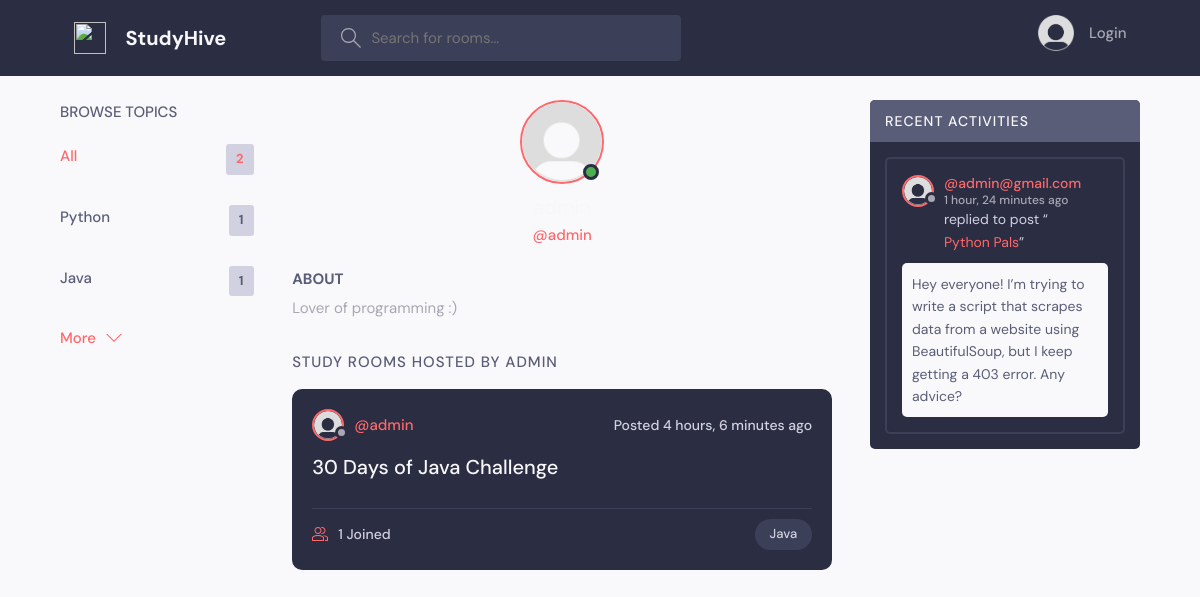
The app's page /profile/1 with its own data.
### base/models.py (models this page shows, shortened)
class Topic(models.Model):
  name = models.CharField(max_length=200)

class User(AbstractUser):
  name = models.CharField(max_length=200, null=True)
  email = models.EmailField(unique=True, null=True)
  bio = models.TextField(null=True)
  avatar = models.ImageField(null=True, default="avatar.png")
  USERNAME_FIELD = 'email'
  REQUIRED_FIELDS = []

class Room(models.Model):
  host = models.ForeignKey(User, on_delete=models.SET_NULL, null=True)
  topic = models.ForeignKey(Topic, on_delete=models.SET_NULL, null=True)
  name = models.CharField(max_length=200)
  description = models.TextField(null=True, blank=True)
  participants = models.ManyToManyField(User, related_name='participants', blank=True)
  updated = models.DateTimeField(auto_now=True)
  created = models.DateTimeField(auto_now_add=True)
  class Meta:
    ordering = ['-updated', '-created']
  def __str__(self):
    return self.name

class Message(models.Model):
  user = models.ForeignKey(User, on_delete=models.CASCADE)
  room = models.ForeignKey(Room, on_delete=models.CASCADE)
  body = models.TextField()
  updated = models.DateTimeField(auto_now=True)
  created = models.DateTimeField(auto_now_add=True)
  class Meta:
    ordering = ['-updated', '-created']

### base/views.py (the view)
# urls.py: path('profile/<str:pk>', views.user_profile, name="user-profile"),
def user_profile(request, pk):
  user = User.objects.get(id=pk)
  rooms = user.room_set.all()
  room_messages = user.message_set.all()
  topics = Topic.objects.all()
  context={'user':user, 'rooms':rooms, 'room_messages':room_messages, 'topics':topics}
  return render(request, 'base/profile.html',context)

### base/templates/base/profile.html (shortened to what this page needs)
{% extends 'main.html' %}
{% block content %}
  <main class="profile-page layout layout--3">
    <div class="container">
      {% include 'base/topics_component.html' %}
      <div class="roomList">
        <div class="profile">
          <div class="profile__avatar">
            <div class="avatar avatar--large active">
              <img src="{{user.avatar.url}}" />
            </div>
          </div>
          <div class="profile__info">
            <h3>{{user.username}}</h3>
            <p>@{{user.username}}</p>
          </div>
          <div class="profile__about">
            <h3>About</h3>
            {% if user.bio %}
              <p>{{ user.bio }}</p>
            {% else %}
               <p>{{ user.name }} hasn't made a bio yet.</p>
           {% endif %}
          </div>
        </div>
        <div class="roomList__header">
          <div>
            <h2>Study Rooms Hosted by {{user.username}}</a>
            </h2>
          </div>
        </div>
        {% include 'base/feed_component.html'%}
      </div>
      {% include 'base/activity_component.html'%}
    </div>
  </main>
{% endblock %}

### templates/main.html (shortened to what this page needs)
<!DOCTYPE html>
{% load static %}
<html lang="en">
  <head>
    <link rel="stylesheet" href="{% static 'styles/style.css' %}" />
  </head>
  <body>
      {% include 'navbar.html' %}
      {% block content %}
      {% endblock %}
  </body>
</html>

### templates/navbar.html (shortened to what this page needs)
{% load static %}
<header class="header header--loggedIn">
  <div class="container">
    <a href="{% url 'home' %}" class="header__logo">
      <img src="{% static 'images/assets/logo.svg' %}" />
      <h1>StudyHive</h1>
    </a>
    <form class="header__search" method="GET" action="{% url 'home'%}">
      <label>
        <input name="q" placeholder="Search for rooms..." />
      </label>
    </form>
    <nav class="header__menu">
 {% if request.user.is_authenticated %}
      <div class="header__user">
        <a href="{% url 'update-user' %}">
          <div class="avatar avatar--medium active">
            <img src="{{request.user.avatar.url}}" />
          </div>
          <p>{{request.user.username}}<span>@{{request.user.username}}</span></p>
        </a>
        <button class="dropdown-button">
          <svg version="1.1" xmlns="http://www.w3.org/2000/svg" width="32" height="32" viewBox="0 0 32 32">
            <title>chevron-down</title>
            <path d="M16 21l-13-13h-3l16 16 16-16h-3l-13 13z"></path>
          </svg>
        </button>
      </div>
      {%else%}
      <a href="{% url 'login' %}">
        <img class="login-avatar-img" src="{% static 'images/avatar.png' %}" />
        <p>Login</p>
      </a>
      {%endif%}
    </nav>
  </div>
</header>

### base/templates/base/topics_component.html
<div class="topics">
  <div class="topics__header">
    <h2>Browse Topics</h2>
  </div>
  <ul class="topics__list">
    <li>
      <a href="{% url 'home' %}" class="active">All <span>{{topics.count}}</span></a>
    </li>
    {% for topic in topics %}
    <li>
      <a href="{% url 'home' %}?q={{topic.name}}">{{topic.name}}<span>{{topic.room_set.all.count}}</span></a>
    </li>
    {% endfor %}
  </ul>
  <a class="btn btn--link" href="{% url 'topics' %}">
    More
    <svg version="1.1" xmlns="http://www.w3.org/2000/svg" width="32" height="32" viewBox="0 0 32 32">
      <title>chevron-down</title>
      <path d="M16 21l-13-13h-3l16 16 16-16h-3l-13 13z"></path>
    </svg>
  </a>
</div>

### base/templates/base/feed_component.html (shortened to what this page needs)
{% for room in rooms %}
<div class="roomListRoom">
  <div class="roomListRoom__header">
    <a href="{% url 'user-profile' room.host.id %}" class="roomListRoom__author">
      <div class="avatar avatar--small">
        <img src="{{room.host.avatar.url}}" />
      </div>
      <span>@{{room.host.username}}</span>
    </a>
    <div class="roomListRoom__actions">
      <span>Posted {{room.created|timesince}} ago </span>
    </div>
  </div>
  <div class="roomListRoom__content">
    <a href="{% url 'room' room.id %}">{{room.name}}</a>
  </div>
  <div class="roomListRoom__meta">
    <a href="{% url 'room' room.id %}" class="roomListRoom__joined">
      {{room.participants.all.count}} Joined
    </a>
    <p class="roomListRoom__topic">{{room.topic.name}}</p>
  </div>
</div>
{% endfor %}

### base/templates/base/activity_component.html (shortened to what this page needs)
<div class="activities">
  <div class="activities__header">
    <h2>Recent Activities</h2>
  </div>
  {% for message in room_messages %}
    <div class="activities__box">
      <div class="activities__boxHeader roomListRoom__header">
        <a href="{%url 'user-profile' message.user.id%}" class="roomListRoom__author">
          <div class="avatar avatar--small">
            <img src="{{message.user.avatar.url}}" />
          </div>
          <p>
            @{{message.user}}
            <span> {{message.created|timesince}} ago</span>
          </p>
        </a>
      </div>
      <div class="activities__boxContent">
        <p>replied to post “<a href="{% url 'room' message.room.id %}">{{message.room}}</a>”</p>
        <div class="activities__boxRoomContent">
          {{message.body}}
        </div>
      </div>
    </div>
  {% endfor%}
</div>

### records on screen
Topic: name "Python", room_set.all.count "1"
Topic: name "Java", room_set.all.count "1"
User: avatar (placeholder picture), username "admin", bio "Lover of programming :)", username "ADMIN"
Room: host.avatar (placeholder picture), host.username "admin", created "4 hours, 6 minutes", name "30 Days of Java Challenge", participants.all.count "1", topic.name "Java"
Message: user.avatar (placeholder picture), user "admin@gmail.com", created "1 hour, 24 minutes", room "Python Pals", body "Hey everyone! I’m trying to write a script that scrapes data from a website using BeautifulSoup, but I keep getting a 403 error. Any advice?"

### other values on screen
{{ topics.count }} "2"
